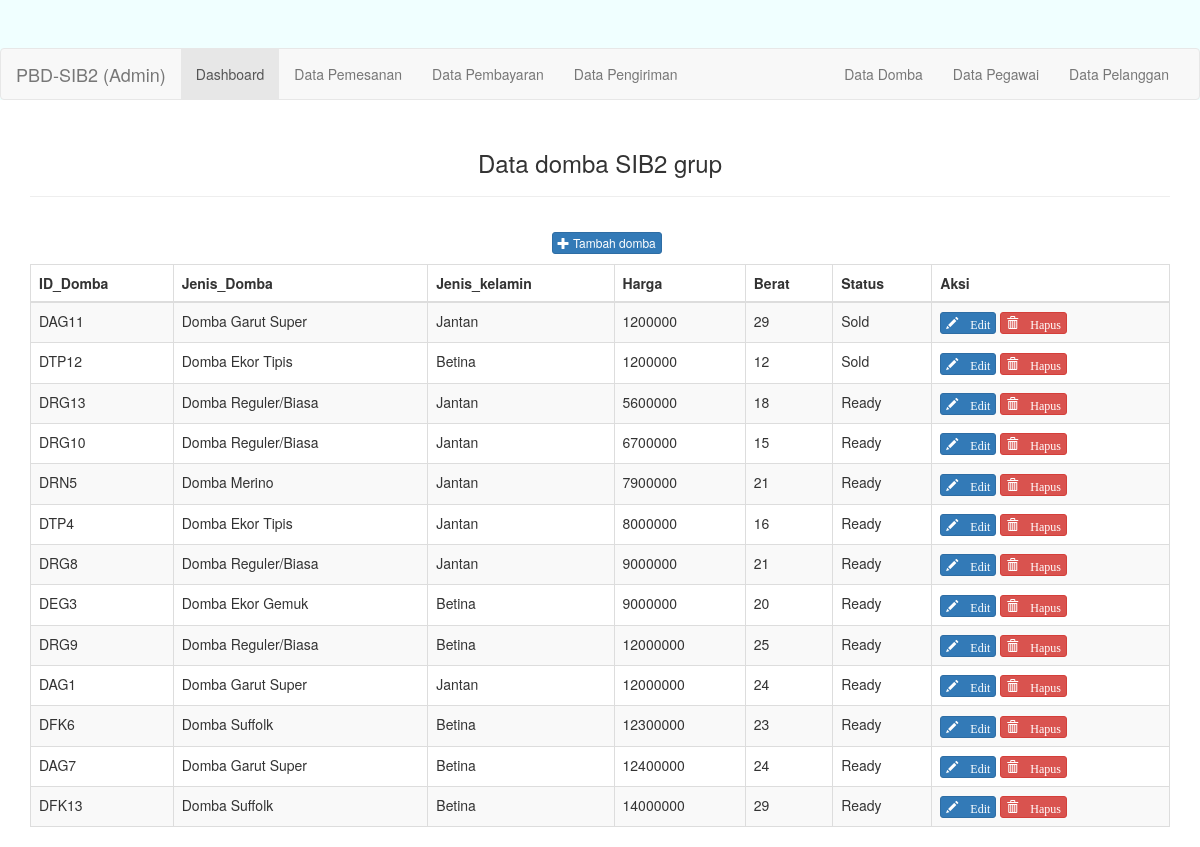
Page /domba.php on the earlier database version.
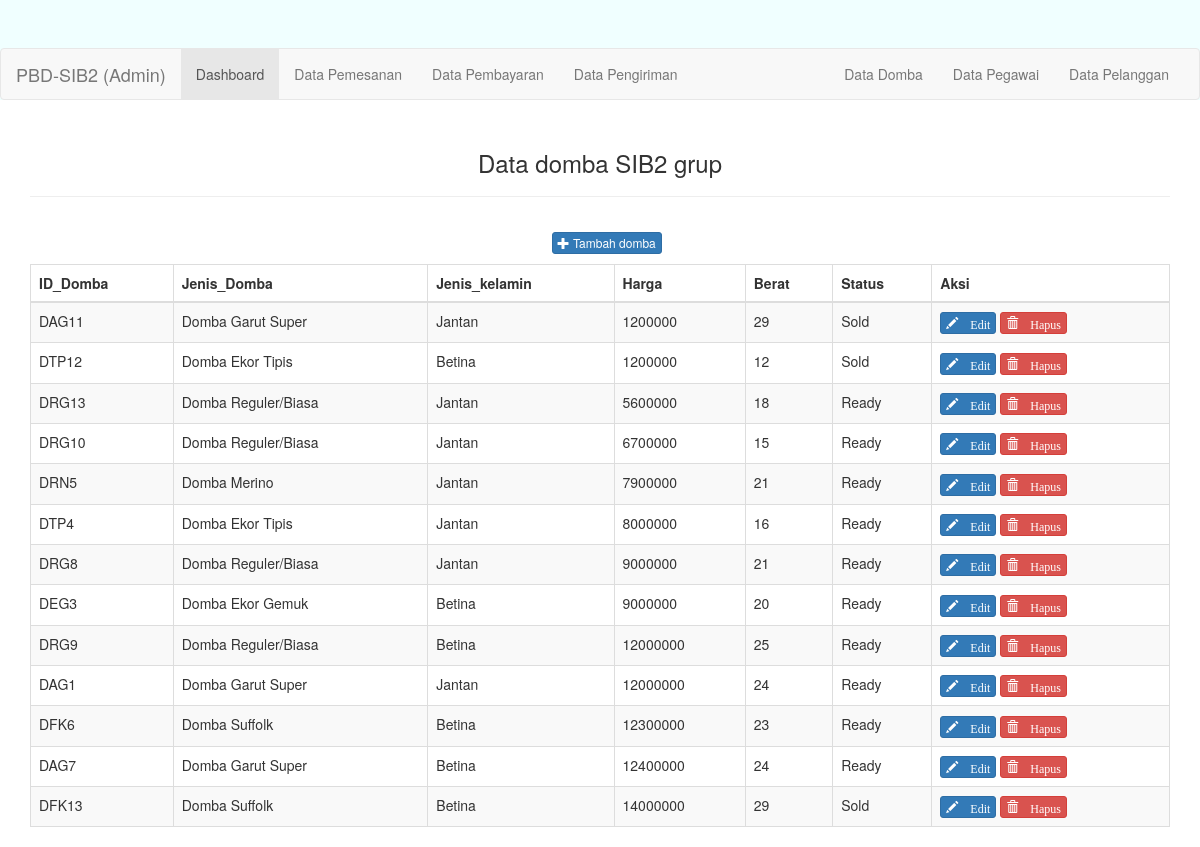
Same page on the later database version.
### tables this page shows
CREATE TABLE `domba` (
  `ID_DOMBA` char(5) NOT NULL,
  `ID_JENIS` char(5) NOT NULL,
  `JENIS_KELAMIN` tinyint(1) NOT NULL,
  `HARGA` decimal(12,0) NOT NULL,
  `BERAT` decimal(5,0) NOT NULL,
  `STATUS_DOMBA` char(1) NOT NULL
);

CREATE TABLE `jenis_domba` (
  `ID_JENIS` char(5) NOT NULL,
  `JENIS_DOMBA` varchar(20) NOT NULL
);

### domba.php (the view, shortened to what this page needs)
<?php
require_once 'config/database.php';
$query = "SELECT A.ID_DOMBA,B.JENIS_DOMBA,A.JENIS_KELAMIN,A.HARGA,A.BERAT,A.STATUS_DOMBA
 FROM domba A join jenis_domba B
 ON A.ID_JENIS=B.ID_JENIS
 ORDER BY harga ASC LIMIT 0, 99";
$sql = mysqli_query($db, $query);
?>
<!DOCTYPE html>
<html>
	<head>
		<link rel="stylesheet" type="text/css" href="asset/css/bootstrap.min.css">
	</head>
	<body>
	<div class="jumbotron text-center" style="background:azure; height: 100px;">
	<nav class="navbar navbar-default">
  <div class="container-fluid">
    <div class="navbar-header">
      <a class="navbar-brand" href="#">PBD-SIB2 (Admin)</a>
    </div>
    <div class="collapse navbar-collapse" id="bs-example-navbar-collapse-1">
      <ul class="nav navbar-nav">
        <li class="active"><a href="./">Dashboard<span class="sr-only">(current)</span></a></li>
		<li><a href="./domba.php">Data Pemesanan</a></li>
		<li><a href="./domba.php">Data Pembayaran</a></li>
        <li><a href="./domba.php">Data Pengiriman</a></li>
      </ul>
      <ul class="nav navbar-nav navbar-right">
	  <li><a href="./domba.php">Data Domba</a></li>
	  <li><a href="./pegawai.php">Data Pegawai</a></li>
	  <li><a href="./domba.php">Data Pelanggan</a></li>
      </ul>
    </div>
  </div>
</nav>
	</div>
		<div class="container">
			<div class="row">
				<div class="col-xs-12 col-sm-12 col-md-12">
					<div class="text-center">
						<h3>Data domba SIB2 grup</h3><hr>
						<p style="padding:10pt 0pt 0pt 10pt;">
							<a href="pages/tambah_domba.php" class="btn btn-xs btn-primary"><span class="glyphicon glyphicon-plus"></span> Tambah domba</a>
						</p>
					</div>
					<div class="table-responsive">
						<table class="table table-striped table-bordered">
							<thead>
								<tr>
									<th>ID_Domba</th>
									<th>Jenis_Domba</th>
									<th>Jenis_kelamin</th>
									<th>Harga</th>
									<th>Berat</th>
									<th>Status</th>
									<th>Aksi</th>
								</tr>
							</thead>
							<tbody>
							<?php foreach ($sql as $member) : ?>
								<tr>
									<td><?php echo $member['ID_DOMBA']; ?></td>
									<td><?php echo $member['JENIS_DOMBA']; ?></td>
									<td><?php $member['JENIS_KELAMIN'];
									if($member['JENIS_KELAMIN']==1){
										echo "Betina";
									}
									else {
										echo "Jantan";
									}
									?></td>
									<td><?php echo $member['HARGA']; ?></td>
									<td><?php echo $member['BERAT']; ?></td>
									<td><?php $member['STATUS_DOMBA'];
									if($member['STATUS_DOMBA']==1){
										echo "Sold";
									}
									else {
										echo "Ready";
									}
									?></td>
									<td>
										<a href="pages/edit_domba.php?id=<?php echo $member['ID_DOMBA']; ?>
										" class="btn btn-xs btn-primary"><span class="glyphicon glyphicon-pencil"> Edit</span></a>
										<a href="process/hapus_domba_proses.php?id=<?php echo $member['ID_DOMBA']; ?>
										" class="btn btn-xs btn-danger"><span class="glyphicon glyphicon-trash"> Hapus</span></a>
									</td>
								</tr>
							<?php endforeach; ?>
							</tbody>
						</table>
					</div>
				</div>
			</div>
		</div>
	</body>
</html>

Differences in the rows shown:
changed domba "DFK13": STATUS_DOMBA "Ready" → "Sold"
